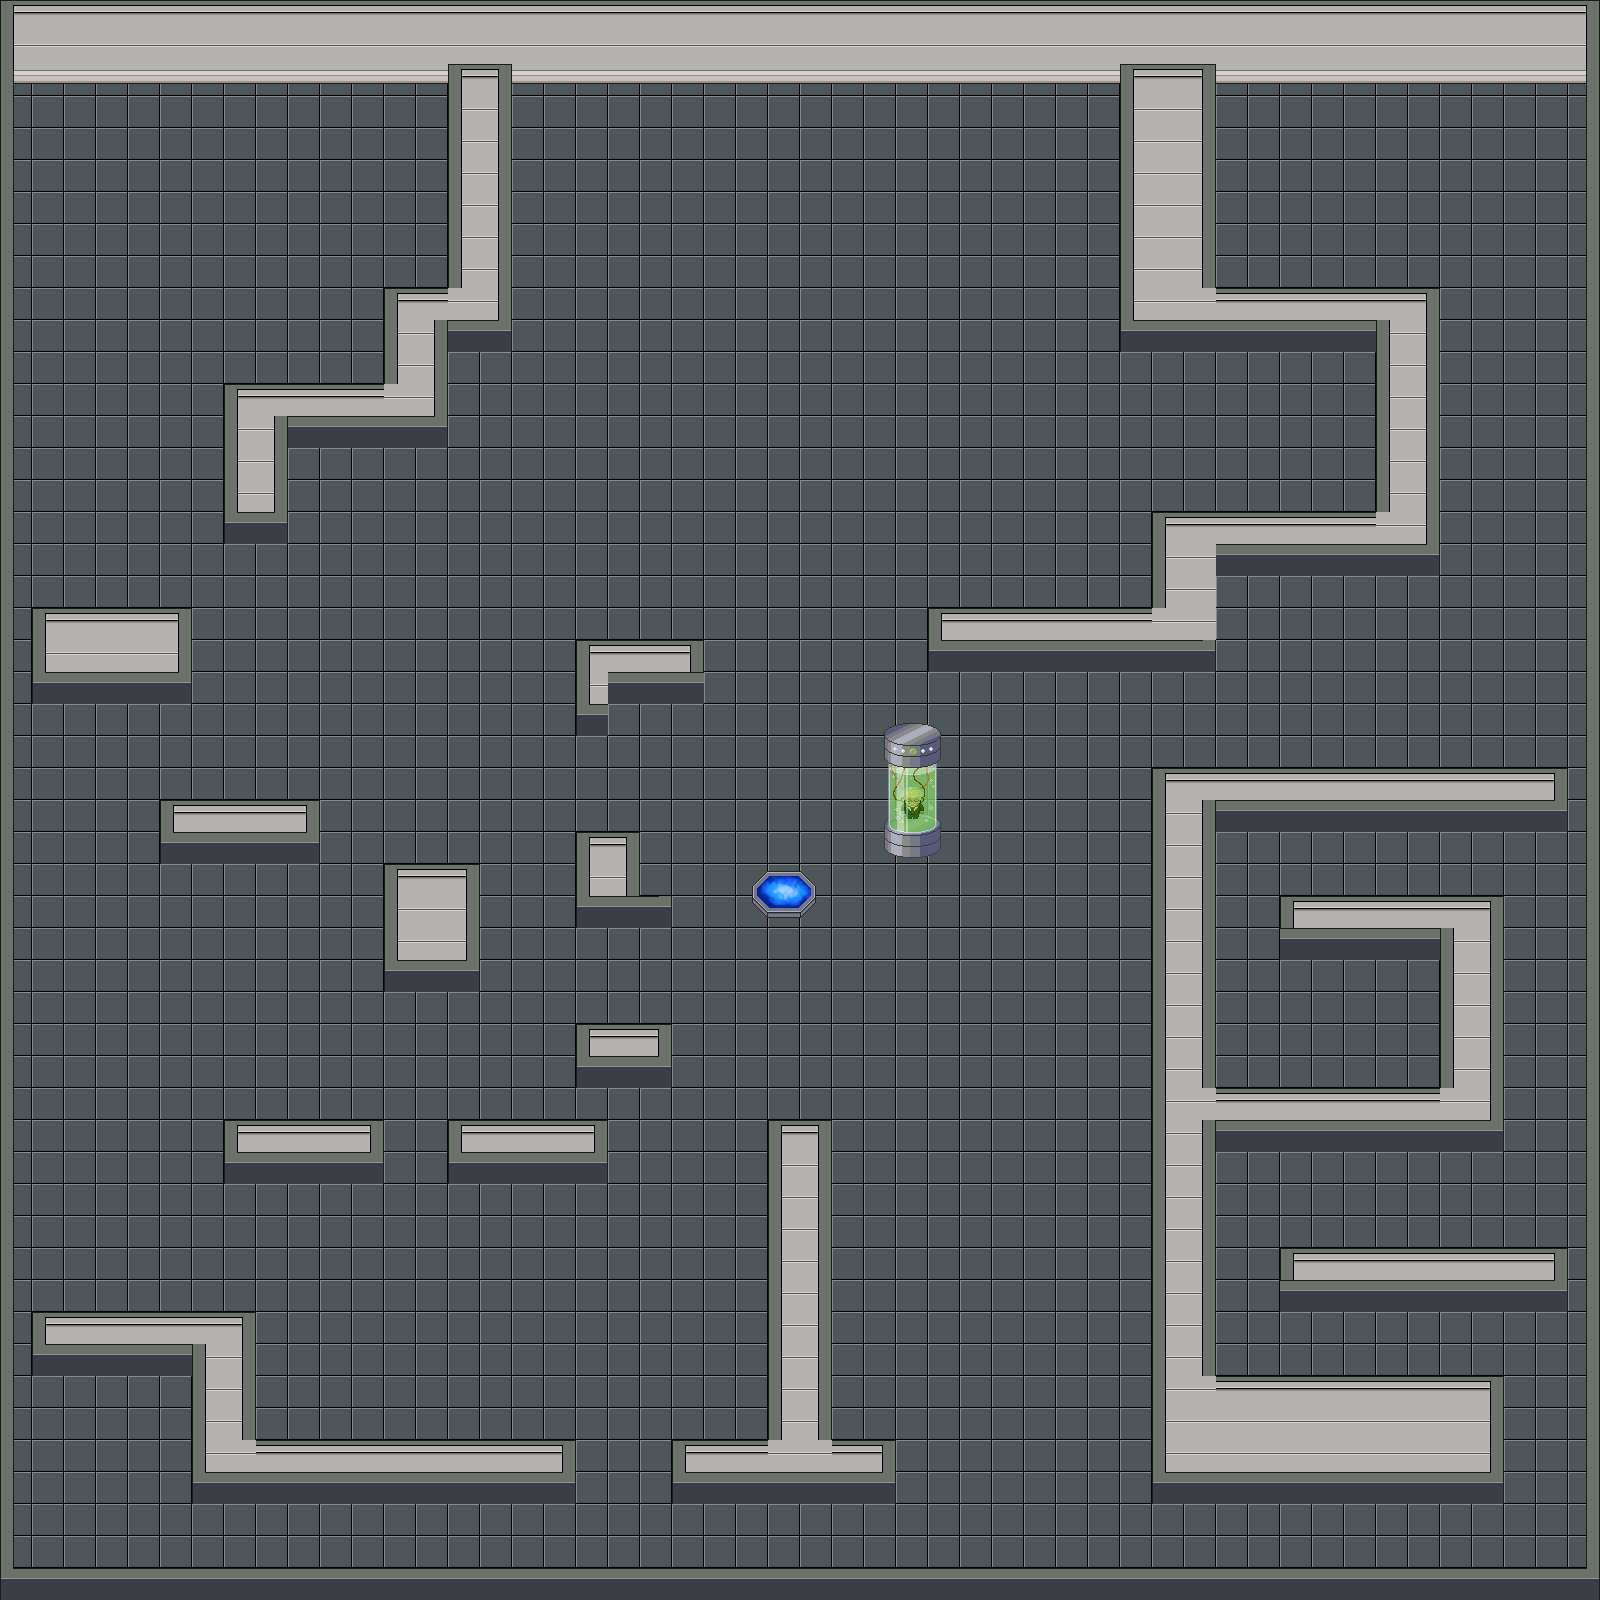

The image is a tile-based game level rendered from a .tmx file. Its description and source (layers, tilesets, objects; grid data summarised) follow:
An orthogonal 50x50 tile map with 32x32 px tiles, 3 tile layers (background, exittiles, walltiles) and 51 objects.

<map version="1.0" orientation="orthogonal" width="50" height="50" tilewidth="32" tileheight="32">
 <tileset firstgid="1" name="indoor_sheet_new" tilewidth="32" tileheight="32">
  <image source="indoor_sheet_new.png" width="2048" height="2048" />
 </tileset>
 <layer name="background" width="50" height="50">
  <data>[2500 cells, 2500 non-empty, 1 distinct tile ids]</data>
 </layer>
 <layer name="exittiles" width="50" height="50">
  <data>[2500 cells, 6 non-empty, 6 distinct tile ids]</data>
 </layer>
 <layer name="walltiles" width="50" height="50">
  <data>[2500 cells, 752 non-empty, 35 distinct tile ids]</data>
 </layer>
 <objectgroup name="walls" width="0" height="0">
  <object x="0" y="0" width="1600" height="32" />
  <object x="1568" y="32" width="32" height="1568" />
  <object x="0" y="1568" width="1568" height="32" />
  <object x="0" y="32" width="32" height="1536" />
  <object x="1152" y="768" width="416" height="64" />
  <object x="1152" y="832" width="64" height="672" />
  <object x="1216" y="1376" width="288" height="128" />
  <object x="1280" y="1248" width="288" height="64" />
  <object x="1216" y="1088" width="288" height="64" />
  <object x="1280" y="896" width="224" height="64" />
  <object x="1440" y="960" width="64" height="128" />
  <object x="384" y="288" width="64" height="160" />
  <object x="224" y="384" width="64" height="160" />
  <object x="288" y="384" width="96" height="64" />
  <object x="32" y="608" width="160" height="96" />
  <object x="1216" y="288" width="224" height="64" />
  <object x="1376" y="352" width="64" height="224" />
  <object x="1152" y="512" width="224" height="64" />
  <object x="928" y="608" width="288" height="64" />
  <object x="1152" y="576" width="64" height="32" />
  <object x="576" y="640" width="128" height="32" />
  <object x="576" y="672" width="32" height="64" />
  <object x="576" y="832" width="62" height="96" />
  <object x="608" y="896" width="64" height="32" />
  <object x="576" y="1024" width="96" height="64" />
  <object x="448" y="1120" width="160" height="64" />
  <object x="224" y="1120" width="160" height="64" />
  <object x="384" y="864" width="96" height="128" />
  <object x="160" y="800" width="160" height="64" />
  <object x="768" y="1120" width="64" height="320" />
  <object x="672" y="1440" width="224" height="64" />
  <object x="192" y="1440" width="384" height="64" />
  <object x="32" y="1312" width="224" height="64" />
  <object x="192" y="1376" width="64" height="64" />
  <object x="0" y="0" />
  <object x="1122" y="66" width="92" height="286" />
  <object x="450" y="66" width="64" height="288" />
  <object x="34" y="4" width="1554" height="82" />
  <object x="883" y="722" width="58" height="135" />
 </objectgroup>
 <objectgroup name="exitparts" width="0" height="0">
  <object x="192" y="192" width="32" height="32" />
  <object x="0" y="0" width="32" height="32" />
  <object x="1408" y="96" width="32" height="32" />
  <object x="288" y="928" width="32" height="32" />
  <object x="1280" y="1024" width="32" height="32" />
 </objectgroup>
 <objectgroup name="berniespawn" width="0" height="0">
  <object x="896" y="864" width="32" height="32" />
 </objectgroup>
 <objectgroup name="exit" width="0" height="0">
  <object x="0" y="0" />
  <object x="753" y="871" width="62" height="47" />
 </objectgroup>
 <objectgroup name="turretspawn" width="0" height="0" />
 <objectgroup name="trumpspawn" width="0" height="0">
  <object x="128" y="416" width="32" height="32" />
  <object x="768" y="512" width="32" height="32" />
  <object x="736" y="1056" width="32" height="32" />
  <object x="1088" y="1504" width="32" height="32" />
 </objectgroup>
</map>